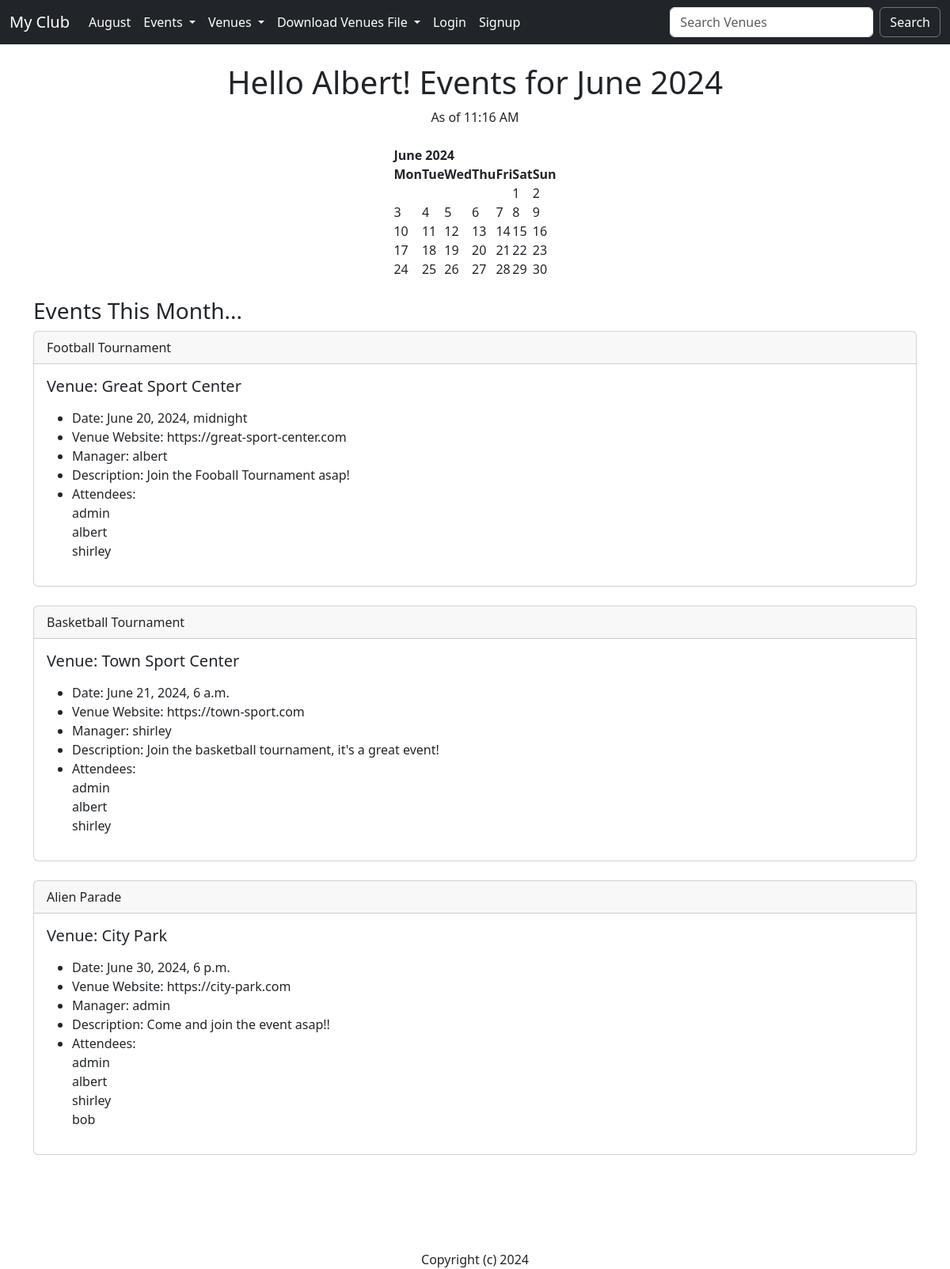
The page / on the database its author committed.
### events/models.py (models this page shows, shortened)
class Event(models.Model):
    name = models.CharField('Event Name', max_length=120)
    event_date = models.DateTimeField('Event Date')
    venue = models.ForeignKey(Venue, blank=True, null=True, on_delete=models.CASCADE)
    manager = models.ForeignKey(User, blank=True, null=True, on_delete=models.CASCADE)
    description = models.TextField(blank=True)
    attendees = models.ManyToManyField(User, blank=True, related_name='event_attendees')
    approved = models.BooleanField('Approved', default=False)
    def __str__(self):
        return self.name

class Venue(models.Model):
    name = models.CharField('Venue Name', max_length=120)
    address = models.CharField(max_length=300)
    zip_code = models.CharField('Zip Code', max_length=15)
    phone = models.CharField('Contact Phone', max_length=25, blank=True)
    web = models.URLField('Website Address', blank=True)
    email_address = models.EmailField('Email Address', blank=True)
    owner = models.ForeignKey(User, related_name='venues', on_delete=models.CASCADE)
    venue_image = models.ImageField(null=True, blank=True, upload_to='images/')
    def __str__(self):
        return self.name

### events/views.py (the view)
# urls.py: path('', views.home, name='home'),
def home(request, year=datetime.now().year, month=datetime.now().strftime('%B')):
    name = 'Albert'
    month = month.capitalize()
    month_number = list(calendar.month_name).index(month)
    month_number = int(month_number)
    now = datetime.now()
    current_year = now.year
    time = now.strftime('%I:%M %p')
    cal = HTMLCalendar().formatmonth(year, month_number)
    event_list = Event.objects.filter(
        event_date__year = year,
        event_date__month = month_number
    )
    context = {
        'name': name,
        'year': year,
        'month': month,
        'month_number': month_number,
        "current_year": current_year,
		"time": time,
        'cal': cal,
        'event_list': event_list
    }
    return render(request, 'events/home.html', context)

### events/templates/events/home.html (shortened to what this page needs)
{% extends "events/base.html" %}
{% block content %}
    <center>
        <br/>
        <h1>Hello {{ name }}! Events for {{ month }} {{ year }}</h1>
        As of {{ time }}
        <br/><br/>
        {{ cal|safe }}
    </center>
    <h3 class="mt-4">Events This Month...</h3>
	{% if event_list %}
		{% for event in event_list %}
            <div class="card">
                <div class="card-header">
                    {{ event }}
                </div>
                <div class="card-body">
                    <h5 class="card-title">Venue: {{ event.venue }}</h5>
                    <p class="card-text">
                        <ul>
                            <li>Date: {{ event.event_date }}</li>
                            <li>Venue Website: {{ event.venue.web }}</li>
                            <li>Manager: {{ event.manager }}</li>
                            <li>Description: {{ event.description }}</li>
                                <li>Attendees:<br/>
                                {% for user in event.attendees.all %}
                                    {{ user }}<br/>
                                {% endfor %}
                            </li>
                        </ul>
                    </p>
                </div>
            </div>
            <br/>
        {% endfor %}
    {% else %}
        Sorry...There are no events this month...
    {% endif %}
    <br/><br/><br/><br/>
    <center>
        Copyright (c) {{ current_year }}
    </center>
{% endblock content %}

### events/templates/events/base.html (shortened to what this page needs)
<!doctype html>
<html lang="en">
  <head>
    <link href="https://cdn.jsdelivr.net/npm/bootstrap@5.3.3/dist/css/bootstrap.min.css" rel="stylesheet">
  </head>
  <body>
    {% include 'events/navbar.html' %}
    <div class="container">
      {% block content %}
      {% endblock content %}
    </div>
  </body>
</html>

### events/templates/events/navbar.html (shortened to what this page needs)
<nav class="navbar navbar-expand-lg navbar-dark bg-dark">
    <div class="container-fluid">
        <a class="navbar-brand" href="{% url 'home' %}">My Club</a>
        <div class="collapse navbar-collapse" id="navbarSupportedContent">
            <ul class="navbar-nav me-auto mb-2 mb-lg-0">
                <li class="nav-item">
                    <a class="nav-link text-white" href="{% url 'home' '2024' 'August' %}">August</a>
                </li>
                <li class="nav-item dropdown">
                    <a class="nav-link dropdown-toggle text-white" href="#" role="button" data-bs-toggle="dropdown" aria-expanded="false">
                      Events
                    </a>
                </li>
                <li class="nav-item dropdown">
                    <a class="nav-link dropdown-toggle text-white" href="#" id="navbarDropdown" role="button" data-bs-toggle="dropdown" aria-expanded="false">
                        Venues
                    </a>
                  </li>
                <li class="nav-item dropdown">
                    <a class="nav-link dropdown-toggle text-white" href="#" role="button" data-bs-toggle="dropdown" aria-expanded="false">
                      Download Venues File
                    </a>
                </li>
                {% if user.is_authenticated%}
                    <li class="nav-item">
                        <a class="nav-link text-white" href="{% url 'logout' %}">Logout</a>
                    </li>
                    <li class="nav-item">
                        <a class="nav-link text-white">Hi, {{ user.username }}</a>
                    </li>
                {% else %}
                    <li class="nav-item">
                        <a class="nav-link text-white" href="{% url 'login' %}">Login</a>
                    </li>
                    <li class="nav-item">
                        <a class="nav-link text-white" href="{% url 'register' %}">Signup</a>
                    </li>
                {% endif %}
            </ul>
            <form class="d-flex" role="search" method="POST" action="{% url 'search_venues' %}">
                <input class="form-control me-2" type="search" placeholder="Search Venues" aria-label="Search" name="searched">
                <button class="btn btn-outline-secondary text-white" type="submit">Search</button>
            </form>
        </div>
    </div>
</nav>

### rows shown on the page
Event: name "Football Tournament", venue "Great Sport Center", event_date "June 20, 2024, midnight", venue.web "https://great-sport-center.com", manager "albert", description "Join the Fooball Tournament asap!"
Event: name "Basketball Tournament", venue "Town Sport Center", event_date "June 21, 2024, 6 a.m.", venue.web "https://town-sport.com", manager "shirley", description "Join the basketball tournament, it's a great event!"
Event: name "Alien Parade", venue "City Park", event_date "June 30, 2024, 6 p.m.", venue.web "https://city-park.com", manager "admin", description "Come and join the event asap!!"

### other values the page prints
{{ name }} "Albert"
{{ month }} "June"
{{ cal|safe }} "June 2024 Mon Tue Wed Thu Fri Sat Sun 1 2 3 4 5 6 7 8 9 10 11 12 13 14 15 16 17 18 19 20 21 22 23 24 25 26 27 28 29 30"
{{ user }} "admin"
{{ user }} "albert"
{{ user }} "shirley"
{{ user }} "bob"
